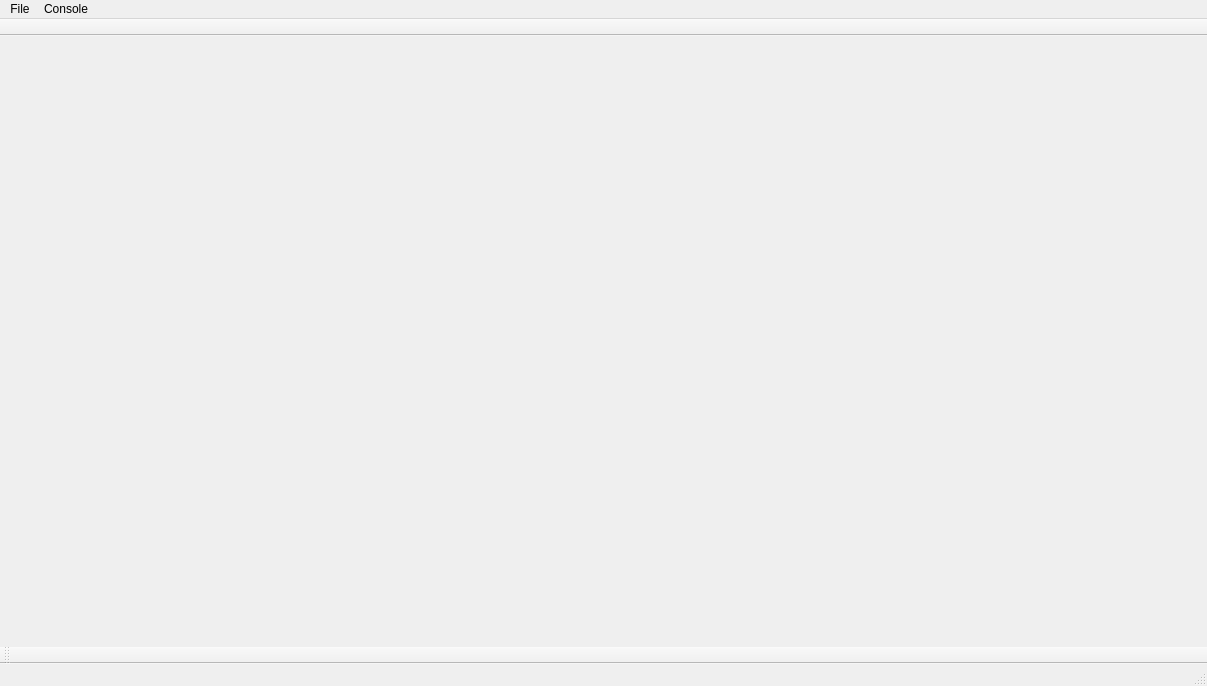
<?xml version="1.0" encoding="UTF-8"?>
<ui version="4.0">
 <class>WaterfallViewer</class>
 <widget class="QMainWindow" name="WaterfallViewer">
  <property name="geometry">
   <rect>
    <x>0</x>
    <y>0</y>
    <width>1207</width>
    <height>686</height>
   </rect>
  </property>
  <property name="windowTitle">
   <string>WaterfallViewer</string>
  </property>
  <widget class="QWidget" name="centralwidget">
   <layout class="QGridLayout" name="gridLayout">
    <item row="0" column="0">
     <widget class="QCustomPlot" name="plotter" native="true"/>
    </item>
   </layout>
  </widget>
  <widget class="QMenuBar" name="menubar">
   <property name="geometry">
    <rect>
     <x>0</x>
     <y>0</y>
     <width>1207</width>
     <height>21</height>
    </rect>
   </property>
   <widget class="QMenu" name="menuFile">
    <property name="title">
     <string>File</string>
    </property>
    <addaction name="actionOpen_file"/>
   </widget>
   <widget class="QMenu" name="menuConsole">
    <property name="title">
     <string>Console</string>
    </property>
    <addaction name="actionOpen"/>
    <addaction name="actionSelection"/>
   </widget>
   <addaction name="menuFile"/>
   <addaction name="menuConsole"/>
  </widget>
  <widget class="QStatusBar" name="statusbar"/>
  <widget class="QToolBar" name="topToolBar">
   <property name="windowTitle">
    <string>toolBar</string>
   </property>
   <property name="movable">
    <bool>false</bool>
   </property>
   <property name="floatable">
    <bool>false</bool>
   </property>
   <attribute name="toolBarArea">
    <enum>TopToolBarArea</enum>
   </attribute>
   <attribute name="toolBarBreak">
    <bool>false</bool>
   </attribute>
  </widget>
  <widget class="QToolBar" name="bottomToolBar">
   <property name="windowTitle">
    <string>toolBar_2</string>
   </property>
   <attribute name="toolBarArea">
    <enum>BottomToolBarArea</enum>
   </attribute>
   <attribute name="toolBarBreak">
    <bool>false</bool>
   </attribute>
  </widget>
  <action name="actionOpen_file">
   <property name="text">
    <string>Open file</string>
   </property>
  </action>
  <action name="actionOpen">
   <property name="text">
    <string>Open</string>
   </property>
  </action>
  <action name="actionSelection">
   <property name="checkable">
    <bool>true</bool>
   </property>
   <property name="text">
    <string>Selection</string>
   </property>
  </action>
 </widget>
 <customwidgets>
  <customwidget>
   <class>QCustomPlot</class>
   <extends>QWidget</extends>
   <header>qcustomplot.h</header>
   <container>1</container>
  </customwidget>
 </customwidgets>
 <resources/>
 <connections/>
</ui>
